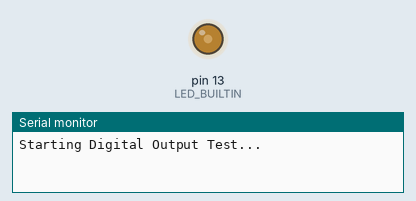
This sketch was run on a simulated Arduino Uno, built with avr-gcc and run on an emulated ATmega328P. On the bench: output pins drawn as LEDs (lit = HIGH), the last lines printed to the serial monitor.

Above: at 0.1 s.
At 36.79 s:
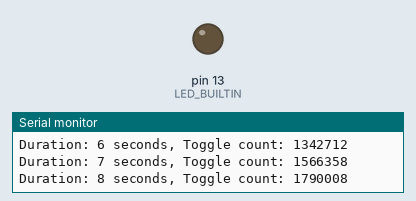
Timing chart, 0 to 38.3 s (numbered marks = the images above):
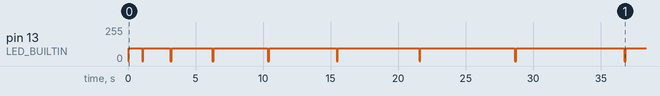

Measured:
- by itself, pin 13 (LED_BUILTIN): 0/255 → 96/255 at 0.04 s, → 0/255 1.0 s later, → 96/255 0.10 s later, → 0/255 2.0 s later, … (18 changes in this stretch)

The sketch:

Lab0_S4_Task3_C.ino
```cpp
void setup() {
  Serial.begin(115200);
  while (!Serial);

  // 设置LED引脚为输出模式
  pinMode(LED_BUILTIN, OUTPUT);

  Serial.println("Starting Digital Output Test...");

  // 测试从1秒到15秒
  for (int duration = 1; duration <= 15; duration++) {
    unsigned long startTime = millis();
    unsigned long endTime = startTime + (duration * 1000); // 转换为毫秒
    unsigned long toggleCount = 0;

    // 在指定时间内尽可能快地切换引脚状态
    while (millis() < endTime) {
      digitalWrite(LED_BUILTIN, HIGH);
      digitalWrite(LED_BUILTIN, LOW);
      toggleCount += 2; // 计数加2因为完成了一次开和一次关
    }

    Serial.print("Duration: ");
    Serial.print(duration);
    Serial.print(" seconds, Toggle count: ");
    Serial.println(toggleCount);

    delay(100); // 短暂延迟，让串口有时间输出
  }

  Serial.println("Test complete.");
}

void loop() {
  // 空循环，因为只需要运行一次
}
```
